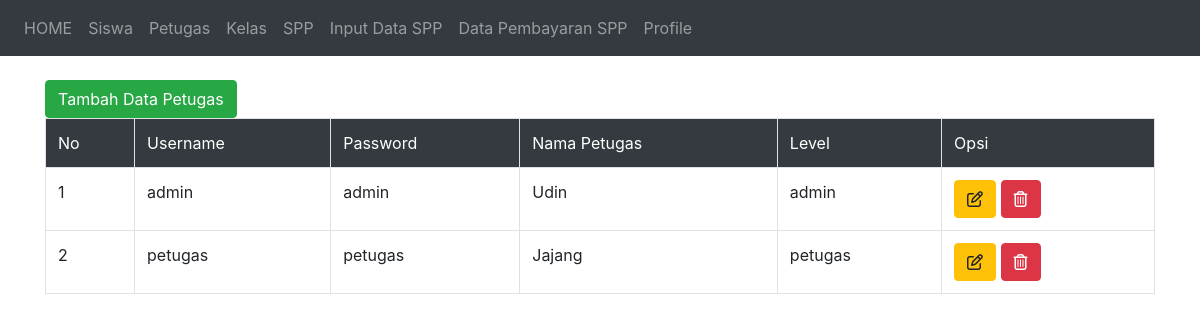
The page /index.php/welcome/petugas on the database its author committed.
### tables this page shows
CREATE TABLE `petugas` (
  `id_petugas` int(11) NOT NULL,
  `username` varchar(25) NOT NULL,
  `password` varchar(32) NOT NULL,
  `nama_petugas` varchar(35) NOT NULL,
  `level` enum('admin','petugas','','') NOT NULL
);

### application/controllers/Welcome.php (called while the page is built, shortened)
<?php
class Welcome extends CI_Controller {
	public function petugas(){
		$this->data['user'] = $this->m_petugas->get_petugas('petugas');
		$this->load->view('admin/home');
		$this->load->view('admin/petugas/v_petugas', $this->data);
	}
}

### index.php (called while the page is built, shortened)
<?php
require_once BASEPATH.'core/CodeIgniter.php';

### application/models/m_petugas.php (called while the page is built, shortened)
<?php
class M_petugas extends CI_Model{
	public function get_petugas($table_name){
		$get_petugas = $this->db->get($table_name);
		return $get_petugas->result_array();
	}
}

### application/views/admin/petugas/v_petugas.php (the view, shortened to what this page needs)
<!DOCTYPE html>
<html lang="en">
<head>
	<link rel="stylesheet" href="<?php echo base_url('assets/bootstrap/vendor/fontawesome-free/css/all.min.css') ?>">
	<link rel="stylesheet" href="<?php echo base_url('assets/bootstrap/dist/css/bootstrap.min.css') ?>">
</head>
<body>
	<div class="container">
		<a href="<?php echo site_url('c_petugas/form_input') ?>" class="btn btn-success">Tambah Data Petugas</a>
	<div id="body">
	<table class="table table-bordered">
		<tr class="bg-dark" style="color: white">
			<td>No</td>
			<td>Username</td>
			<td>Password</td>
			<td>Nama Petugas</td>
			<td>Level</td>
			<td>Opsi</td>
		</tr>
		<?php $i=1; ?>
		<?php foreach($user as $u) { ?>
		<tr>
			<td><?php echo $i; ?></td>
			<td><?php echo $u['username'] ?></td>
			<td><?php echo $u['password'] ?></td>
			<td><?php echo $u['nama_petugas'] ?></td>
			<td><?php echo $u['level'] ?></td>
			<td>
				<a href="<?php echo site_url('c_petugas/form_edit/'.$u['id_petugas']) ?>" class="btn btn-warning"><i class="far fa-edit"></i></a>
				<a href="<?php echo site_url('c_petugas/drop/'.$u['id_petugas']) ?>" onclick = "return confirm('mau hapus nih?')" class="btn btn-danger"><i class="far fa-trash-alt"></i></a>
			</td>
		</tr>
	<?php $i++; ?>
<?php } ?>
	</table>
		</div>
	</div>
</body>
</html>

### rows shown on the page
petugas: username "admin", password "admin", nama_petugas "Udin", level "admin"
petugas: username "petugas", password "petugas", nama_petugas "Jajang", level "petugas"
